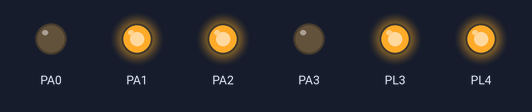
This program was run on a simulated ATmega2560, built with avr-gcc and emulated at 14.7456 MHz. On the bench: output pins drawn as LEDs (lit = HIGH).

Above: at 0.5 s.
At 2.0 s:
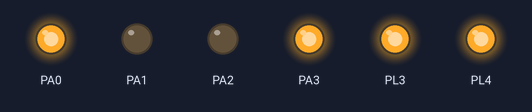
At 3.6 s:
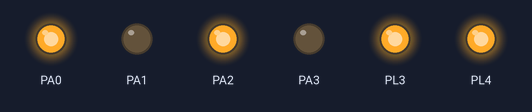
At 5.1 s:
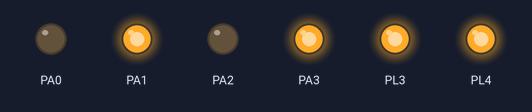
At 6.7 s:
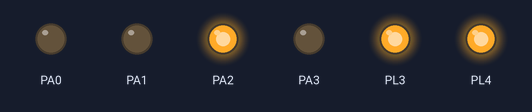
At 12.3 s:
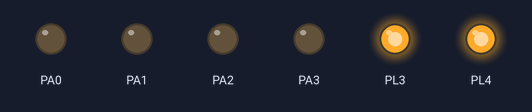
Timing chart, 0 to 14.8 s (numbered marks = the images above):
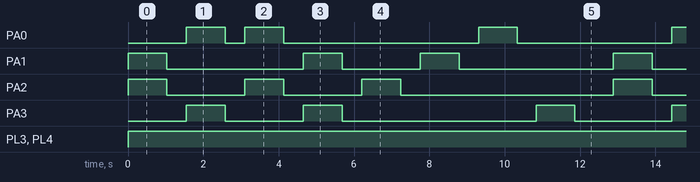

Measured:
- by itself, PA0: repeats every 12.9 s: LOW 0.52 s, HIGH 1.0 s, LOW 5.2 s, HIGH 1.0 s, LOW 4.1 s, HIGH 1.0 s
- by itself, PA1: repeats every 12.9 s: LOW 3.6 s, HIGH 1.0 s, LOW 2.1 s, HIGH 1.0 s, LOW 4.1 s, HIGH 1.0 s
- by itself, PA2: repeats every 12.9 s: 2 × (LOW 2.1 s, HIGH 1.0 s), LOW 5.6 s, HIGH 1.0 s
- by itself, PA3: repeats every 12.9 s: LOW 2.1 s, HIGH 1.0 s, LOW 5.2 s, HIGH 1.0 s, LOW 2.6 s, HIGH 1.0 s
- by itself, PL3, PL4: LOW → HIGH at 0.00 s

The program:

Motion_Control_Simple.c
```c
/********************************************************************************
 Written by: Vinod Desai, NEX Robotics Pvt. Ltd.
 Edited by: Sachitanand Malewar, NEX Robotics Pvt. Ltd.
 AVR Studio Version 4.17, Build 666

 Date: 26th December 2010

 This experiment demonstrates simple motion control.

 Concepts covered: Simple motion control

 There are two components to the motion control:
 1. Direction control using pins PORTA0 to PORTA3
 2. Velocity control by PWM on pins PL3 and PL4 using OC5A and OC5B of timer 5.

 In this experiment for the simplicity PL3 and PL4 are kept at logic 1.

 Pins for PWM are kept at logic 1.

 Connection Details:  	L-1---->PA0;		L-2---->PA1;
   						R-1---->PA2;		R-2---->PA3;
   						PL3 (OC5A) ----> Logic 1; 	PL4 (OC5B) ----> Logic 1;


 Note:

 1. Make sure that in the configuration options following settings are
 	done for proper operation of the code

 	Microcontroller: atmega2560
    Frequency: 14745600
 	Optimization: -Os (For more information read section: Selecting proper optimization
 					options below figure 2.22 in the Software Manual)

 2. Auxiliary power can supply current up to 1 Ampere while Battery can supply current up to
 	2 Ampere. When both motors of the robot changes direction suddenly without stopping,
	it produces large current surge. When robot is powered by Auxiliary power which can supply
	only 1 Ampere of current, sudden direction change in both the motors will cause current
	surge which can reset the microcontroller because of sudden fall in voltage.
	It is a good practice to stop the motors for at least 0.5seconds before changing
	the direction. This will also increase the useable time of the fully charged battery.
	the life of the motor.
*********************************************************************************/

/********************************************************************************

   Copyright (c) 2010, NEX Robotics Pvt. Ltd.                       -*- c -*-
   All rights reserved.

   Redistribution and use in source and binary forms, with or without
   modification, are permitted provided that the following conditions are met:

   * Redistributions of source code must retain the above copyright
     notice, this list of conditions and the following disclaimer.

   * Redistributions in binary form must reproduce the above copyright
     notice, this list of conditions and the following disclaimer in
     the documentation and/or other materials provided with the
     distribution.

   * Neither the name of the copyright holders nor the names of
     contributors may be used to endorse or promote products derived
     from this software without specific prior written permission.

   * Source code can be used for academic purpose.
	 For commercial use permission form the author needs to be taken.

  THIS SOFTWARE IS PROVIDED BY THE COPYRIGHT HOLDERS AND CONTRIBUTORS "AS IS"
  AND ANY EXPRESS OR IMPLIED WARRANTIES, INCLUDING, BUT NOT LIMITED TO, THE
  IMPLIED WARRANTIES OF MERCHANTABILITY AND FITNESS FOR A PARTICULAR PURPOSE
  ARE DISCLAIMED. IN NO EVENT SHALL THE COPYRIGHT OWNER OR CONTRIBUTORS BE
  LIABLE FOR ANY DIRECT, INDIRECT, INCIDENTAL, SPECIAL, EXEMPLARY, OR
  CONSEQUENTIAL DAMAGES (INCLUDING, BUT NOT LIMITED TO, PROCUREMENT OF
  SUBSTITUTE GOODS OR SERVICES; LOSS OF USE, DATA, OR PROFITS; OR BUSINESS
  INTERRUPTION) HOWEVER CAUSED AND ON ANY THEORY OF LIABILITY, WHETHER IN
  CONTRACT, STRICT LIABILITY, OR TORT (INCLUDING NEGLIGENCE OR OTHERWISE)
  ARISING IN ANY WAY OUT OF THE USE OF THIS SOFTWARE, EVEN IF ADVISED OF THE
  POSSIBILITY OF SUCH DAMAGE.

  Software released under Creative Commence cc by-nc-sa licence.
  For legal information refer to:
  http://creativecommons.org/licenses/by-nc-sa/3.0/legalcode


********************************************************************************/

#include <avr/io.h>
#include <avr/interrupt.h>
#include <util/delay.h>


void motion_pin_config (void)
{
 DDRA = DDRA | 0x0F; //set direction of the PORTA 3 to PORTA 0 pins as output
 PORTA = PORTA & 0xF0; // set initial value of the PORTA 3 to PORTA 0 pins to logic 0
 DDRL = DDRL | 0x18;   //Setting PL3 and PL4 pins as output for PWM generation
 PORTL = PORTL | 0x18; //PL3 and PL4 pins are for velocity control using PWM
}

//Function to initialize ports
void port_init()
{
 motion_pin_config();
}


//Function used for setting motor's direction
void motion_set (unsigned char Direction)
{
 unsigned char PortARestore = 0;

 Direction &= 0x0F; 			// removing upper nibbel as it is not needed
 PortARestore = PORTA; 			// reading the PORTA's original status
 PortARestore &= 0xF0; 			// setting lower direction nibbel to 0
 PortARestore |= Direction; 	// adding lower nibbel for direction command and restoring the PORTA status
 PORTA = PortARestore; 			// setting the command to the port
}


void forward (void) //both wheels forward
{
  motion_set(0x06);
}

void back (void) //both wheels backward
{
  motion_set(0x09);
}

void left (void) //Left wheel backward, Right wheel forward
{
  motion_set(0x05);
}

void right (void) //Left wheel forward, Right wheel backward
{
  motion_set(0x0A);
}

void soft_left (void) //Left wheel stationary, Right wheel forward
{
 motion_set(0x04);
}

void soft_right (void) //Left wheel forward, Right wheel is stationary
{
 motion_set(0x02);
}

void soft_left_2 (void) //Left wheel backward, right wheel stationary
{
 motion_set(0x01);
}

void soft_right_2 (void) //Left wheel stationary, Right wheel backward
{
 motion_set(0x08);
}

void stop (void) //hard stop
{
  motion_set(0x00);
}

void init_devices (void)
{
 cli(); //Clears the global interrupts
 port_init();
 sei(); //Enables the global interrupts
}


//Main Function
int main()
{
	init_devices();

	while(1)
	{

		forward(); //both wheels forward
		_delay_ms(1000);

		stop();
		_delay_ms(500);

		back(); //bpth wheels backward
		_delay_ms(1000);

		stop();
		_delay_ms(500);

		left(); //Left wheel backward, Right wheel forward
		_delay_ms(1000);

		stop();
		_delay_ms(500);

		right(); //Left wheel forward, Right wheel backward
		_delay_ms(1000);

		stop();
		_delay_ms(500);

		soft_left(); //Left wheel stationary, Right wheel forward
		_delay_ms(1000);

		stop();
		_delay_ms(500);

		soft_right(); //Left wheel forward, Right wheel is stationary
		_delay_ms(1000);

		stop();
		_delay_ms(500);

		soft_left_2(); //Left wheel backward, right wheel stationary
		_delay_ms(1000);

		stop();
		_delay_ms(500);

		soft_right_2(); //Left wheel stationary, Right wheel backward
		_delay_ms(1000);

		stop();
		_delay_ms(1000);
	}
}
```
